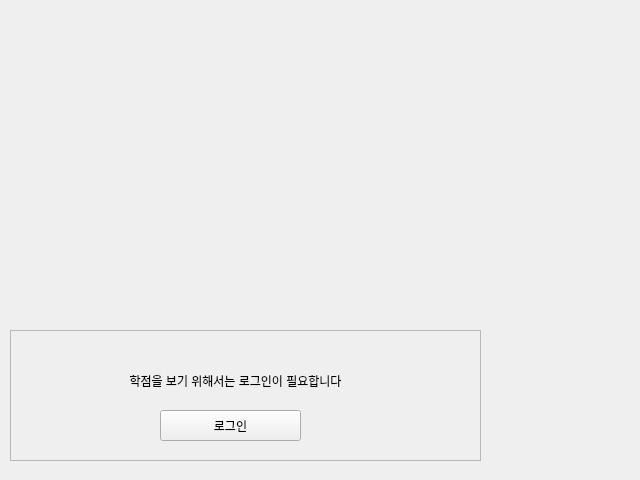
<?xml version="1.0" encoding="UTF-8"?>
<ui version="4.0">
 <class>MainWindow</class>
 <widget class="QMainWindow" name="MainWindow">
  <property name="geometry">
   <rect>
    <x>0</x>
    <y>0</y>
    <width>640</width>
    <height>480</height>
   </rect>
  </property>
  <property name="windowTitle">
   <string>MainWindow</string>
  </property>
  <widget class="QWidget" name="centralwidget">
   <widget class="QFrame" name="Credit_status">
    <property name="geometry">
     <rect>
      <x>10</x>
      <y>330</y>
      <width>471</width>
      <height>131</height>
     </rect>
    </property>
    <property name="mouseTracking">
     <bool>false</bool>
    </property>
    <property name="frameShape">
     <enum>QFrame::StyledPanel</enum>
    </property>
    <property name="frameShadow">
     <enum>QFrame::Raised</enum>
    </property>
    <widget class="QPushButton" name="login_btn">
     <property name="geometry">
      <rect>
       <x>150</x>
       <y>80</y>
       <width>141</width>
       <height>31</height>
      </rect>
     </property>
     <property name="text">
      <string>로그인</string>
     </property>
    </widget>
    <widget class="QLabel" name="login_inform">
     <property name="geometry">
      <rect>
       <x>70</x>
       <y>30</y>
       <width>311</width>
       <height>41</height>
      </rect>
     </property>
     <property name="text">
      <string>학점을 보기 위해서는 로그인이 필요합니다</string>
     </property>
     <property name="alignment">
      <set>Qt::AlignCenter</set>
     </property>
     <property name="wordWrap">
      <bool>false</bool>
     </property>
    </widget>
   </widget>
  </widget>
 </widget>
 <resources/>
 <connections/>
</ui>
